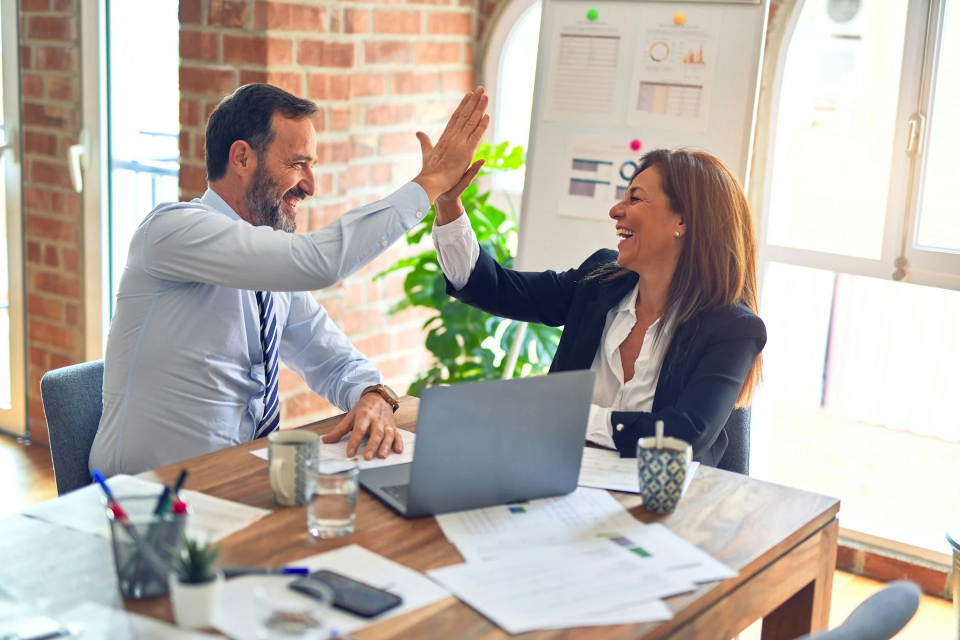
#> input picture assets/images/hero-procurement.webp, 1920 x 1280 px, found by its file name (shown at 1/2 size)
$ python gen_thumbs.py
#> lines starting #> are read from the running program, lines starting #| are printed output that depends on the picture
from PIL import Image

im = Image.open('assets/images/hero-procurement.webp')
#> im is the input picture: PIL image 1920x1280 RGB; mean R, G, B 183.9, 176.2, 167.9
# Save a thumbnail to scratch
im.thumbnail((600, 400))
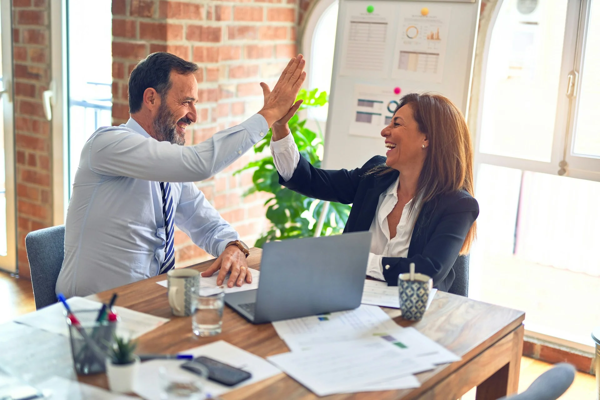
#> im: PIL image 600x400 RGB; mean R, G, B 183.9, 176.2, 167.9
im.save('scratch/thumb_hero_procurement.jpg')

im2 = Image.open('assets/images/about-procurement-facility.webp')
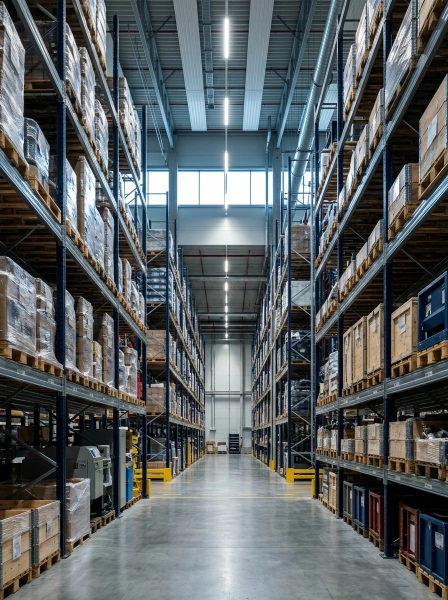
#> input picture assets/images/about-procurement-facility.webp, 896 x 1200 px, found by its file name (shown at 1/2 size)
#> im2 is the input picture: PIL image 896x1200 RGB; mean R, G, B 92.2, 98.2, 100.3
im2.thumbnail((600, 400))
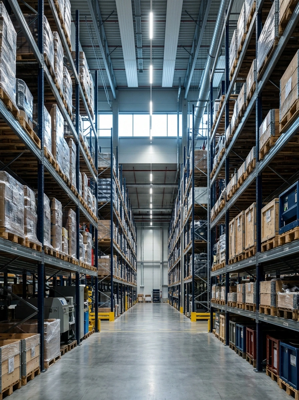
#> im2: PIL image 299x400 RGB; mean R, G, B 92.2, 98.2, 100.3
im2.save('scratch/thumb_about_facility.jpg')

im3 = Image.open('assets/images/hero-logistics-global.webp')
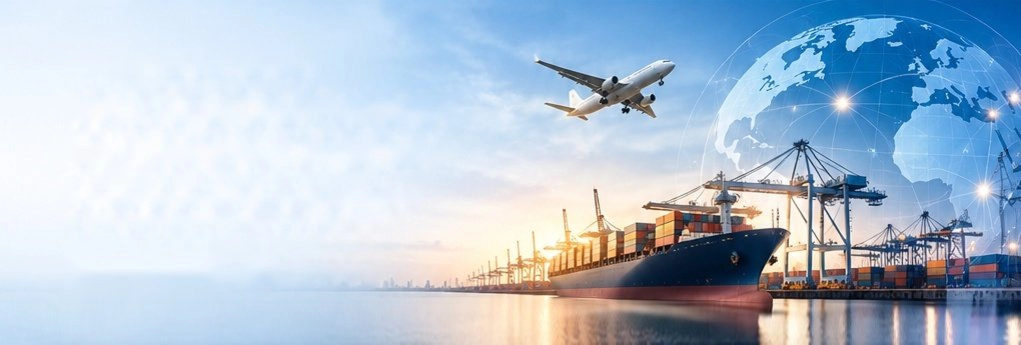
#> input picture assets/images/hero-logistics-global.webp, 2042 x 690 px, found by its file name (shown at 1/2 size)
#> im3 is the input picture: PIL image 2042x690 RGB; mean R, G, B 175.7, 193.7, 212.1
im3.thumbnail((600, 400))
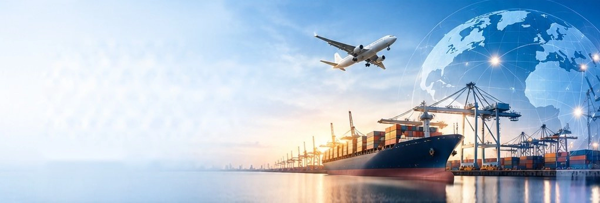
#> im3: PIL image 600x203 RGB; mean R, G, B 175.6, 193.7, 212.1
im3.save('scratch/thumb_hero_logistics.jpg')

print("Thumbnails generated")
